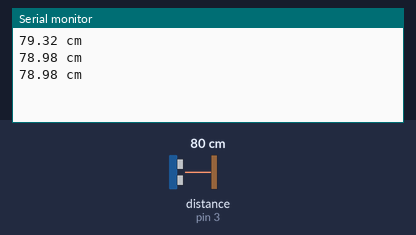
The sketch below on a simulated Arduino Uno, built with avr-gcc and run on an emulated ATmega328P. On the bench: the last lines printed to the serial monitor. Wiring (inferred from the names in the program): ultrasonic range finder: trigger pin 2; echo pin 3. The test bench sets the inputs (shaded band); at power-on: distance to the obstacle (sensor on pin 3) 80 cm. The echo pulse lasts 58.3 µs per cm.

Above: at 1.3 s.
1.4 s: distance to the obstacle (sensor on pin 3) set to 2 cm
At 1.9 s:
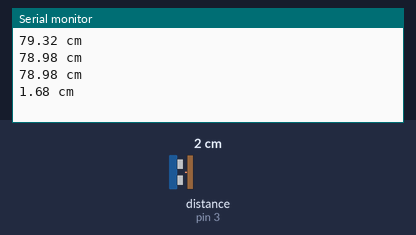
2.9 s: distance to the obstacle (sensor on pin 3) set to 4 cm
At 3.4 s:
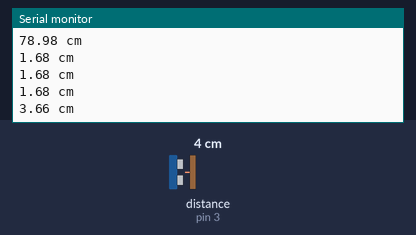
Timing chart, 0 to 5.9 s (numbered marks = the images above; inputs shaded):
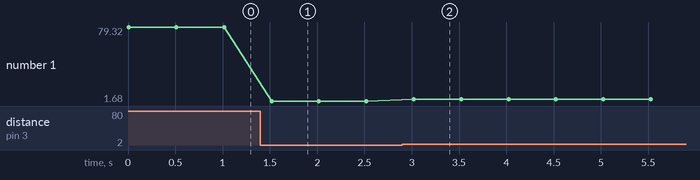

Measured:
- after the input at 1.4 s, the serial monitor: prints a new line after 0.12 s (image 1)
- after the input at 2.9 s, the serial monitor: prints a new line after 0.12 s (image 2)
- plotted number 1: 78.98 → 1.68 after the input at 1.4 s, 1.68 → 3.66 after the input at 2.9 s

The sketch:

sketch_feb29a.ino
```cpp
int trig = 2;
int echo = 3;
float timer, distance;

void setup() {
  // put your setup code here, to run once:
pinMode(trig,OUTPUT);
pinMode(echo,INPUT);
Serial.begin(9600);
}

void loop() {
  // put your main code here, to run repeatedly:
digitalWrite(trig,HIGH);
delayMicroseconds(10);
digitalWrite(trig,LOW);
delayMicroseconds(10);

timer = pulseIn(echo,HIGH);
distance = timer * 340 * pow(10,-4)/2;
Serial.print(distance);
Serial.println(" cm");
delay(500);
}
```
